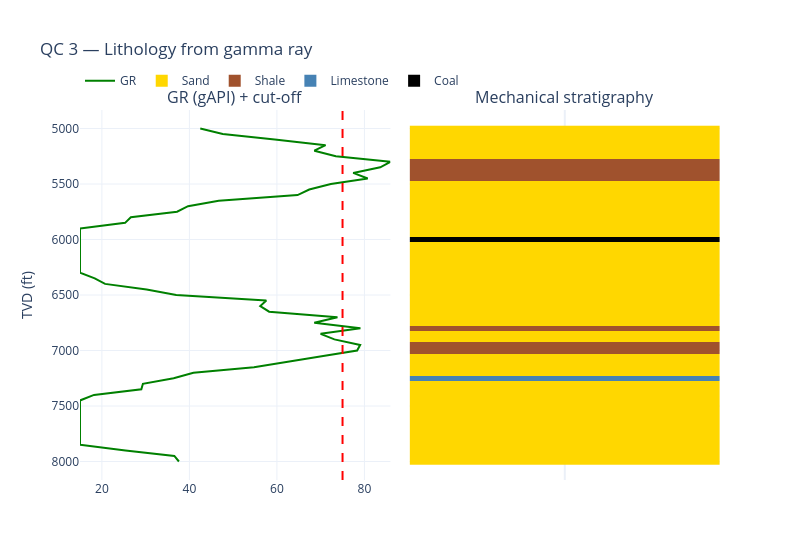

Write notebook code for a chart like this one.
### Markdown cell above
## 3. Lithology (mechanical stratigraphy from GR)

### Code cell
GR_THRESHOLD = 75.0

df["LITH"] = determine_lithology_array(
    gamma_ray=df["GR"].tolist(),
    gr_threshold=GR_THRESHOLD,
    coal_flag=df["COAL"].tolist(),
    limestone_flag=df["LIME"].tolist(),
)
# 0=Sand, 1=Shale, 2=Limestone, 6=Coal
LITH_NAMES = {0: "Sand", 1: "Shale", 2: "Limestone", 6: "Coal"}
LITH_COLORS = {0: "gold", 1: "sienna", 2: "steelblue", 6: "black"}
df["LITH_NAME"] = df["LITH"].map(LITH_NAMES)
display(df[["TVD", "GR", "LITH", "LITH_NAME"]].value_counts("LITH_NAME"))

# QC — GR against the shale cut-off, plus the resulting lithology column.
# The lithology track is drawn as a heatmap so the facies tile without gaps.
present = sorted(df["LITH"].unique())
index_of = {code_value: i for i, code_value in enumerate(present)}
z = [[index_of[v]] for v in df["LITH"]]

if len(present) > 1:
    bounds = [i / len(present) for i in range(len(present) + 1)]
    colorscale = []
    for i, code_value in enumerate(present):
        colorscale.append([bounds[i], LITH_COLORS[code_value]])
        colorscale.append([bounds[i + 1], LITH_COLORS[code_value]])
else:
    colorscale = [[0, LITH_COLORS[present[0]]], [1, LITH_COLORS[present[0]]]]

fig = make_subplots(rows=1, cols=2, shared_yaxes=True, horizontal_spacing=0.03,
                    subplot_titles=("GR (gAPI) + cut-off", "Mechanical stratigraphy"))
fig.add_trace(go.Scatter(x=df["GR"], y=df["TVD"], mode="lines",
                         line=dict(color="green"), name="GR"), row=1, col=1)
fig.add_vline(x=GR_THRESHOLD, line=dict(color="red", dash="dash"), row=1, col=1)

fig.add_trace(go.Heatmap(
    z=z, y=df["TVD"], x=[0], colorscale=colorscale,
    zmin=-0.5, zmax=len(present) - 0.5, showscale=False,
    text=[[df["LITH_NAME"].iloc[i]] for i in range(len(df))],
    hovertemplate="TVD %{y:.0f} ft<br>%{text}<extra></extra>",
), row=1, col=2)

# Legend proxies so the facies colours are named.
for code_value in present:
    fig.add_trace(go.Scatter(x=[None], y=[None], mode="markers",
                             marker=dict(size=12, color=LITH_COLORS[code_value],
                                         symbol="square"),
                             name=LITH_NAMES[code_value]), row=1, col=2)

fig.update_xaxes(showticklabels=False, row=1, col=2)
fig.update_yaxes(autorange="reversed", title_text="TVD (ft)", row=1, col=1)
fig.update_layout(height=560, width=800, template="plotly_white",
                  title="QC 3 — Lithology from gamma ray",
                  legend=dict(orientation="h", yanchor="bottom", y=1.04, xanchor="left", x=0),
                  margin=dict(t=110))
fig.show()

### Figure 1 — Plotly figure (JSON) as saved in the notebook; plotly's stock layout.template omitted (floating-point values rounded to 4 significant figures)
{"data": [{"line": {"color": "green"}, "mode": "lines", "name": "GR", "type": "scatter", "x": [42.48, 47.63, 59.51, 71.13, 68.56, 73.47, 85.94, 83.62, 77.43, 80.76, 72.32, 67.4, 64.72, 46.7, 39.69, 37.19, 26.62, 25.3, 15.0, 15.0, 15.0, 15.0, 15.0, 15.0, 15.0, 15.0, 15.0, 18.37, 20.73, 30.23, 36.99, 57.58, 56.2, 58.22, 73.84, 68.54, 79.09, 69.98, 73.14, 79.03, 78.33, 70.58, 62.93, 54.76, 40.92, 36.4, 29.38, 29.02, 18.21, 15.0, 15.0, 15.0, 15.0, 15.0, 15.0, 15.0, 15.0, 15.0, 25.39, 36.56, 37.6], "xaxis": "x", "y": [5000.0, 5050.0, 5100.0, 5150.0, 5200.0, 5250.0, 5300.0, 5350.0, 5400.0, 5450.0, 5500.0, 5550.0, 5600.0, 5650.0, 5700.0, 5750.0, 5800.0, 5850.0, 5900.0, 5950.0, 6000.0, 6050.0, 6100.0, 6150.0, 6200.0, 6250.0, 6300.0, 6350.0, 6400.0, 6450.0, 6500.0, 6550.0, 6600.0, 6650.0, 6700.0, 6750.0, 6800.0, 6850.0, 6900.0, 6950.0, 7000.0, 7050.0, 7100.0, 7150.0, 7200.0, 7250.0, 7300.0, 7350.0, 7400.0, 7450.0, 7500.0, 7550.0, 7600.0, 7650.0, 7700.0, 7750.0, 7800.0, 7850.0, 7900.0, 7950.0, 8000.0], "yaxis": "y"}, {"colorscale": [[0.0, "gold"], [0.25, "gold"], [0.25, "sienna"], [0.5, "sienna"], [0.5, "steelblue"], [0.75, "steelblue"], [0.75, "black"], [1.0, "black"]], "hovertemplate": "TVD %{y:.0f} ft<br>%{text}<extra></extra>", "showscale": false, "text": [["Sand"], ["Sand"], ["Sand"], ["Sand"], ["Sand"], ["Sand"], ["Shale"], ["Shale"], ["Shale"], ["Shale"], ["Sand"], ["Sand"], ["Sand"], ["Sand"], ["Sand"], ["Sand"], ["Sand"], ["Sand"], ["Sand"], ["Sand"], ["Coal"], ["Sand"], ["Sand"], ["Sand"], ["Sand"], ["Sand"], ["Sand"], ["Sand"], ["Sand"], ["Sand"], ["Sand"], ["Sand"], ["Sand"], ["Sand"], ["Sand"], ["Sand"], ["Shale"], ["Sand"], ["Sand"], ["Shale"], ["Shale"], ["Sand"], ["Sand"], ["Sand"], ["Sand"], ["Limestone"], ["Sand"], ["Sand"], ["Sand"], ["Sand"], ["Sand"], ["Sand"], ["Sand"], ["Sand"], ["Sand"], ["Sand"], ["Sand"], ["Sand"], ["Sand"], ["Sand"], ["Sand"]], "type": "heatmap", "x": [0], "xaxis": "x2", "y": [5000.0, 5050.0, 5100.0, 5150.0, 5200.0, 5250.0, 5300.0, 5350.0, 5400.0, 5450.0, 5500.0, 5550.0, 5600.0, 5650.0, 5700.0, 5750.0, 5800.0, 5850.0, 5900.0, 5950.0, 6000.0, 6050.0, 6100.0, 6150.0, 6200.0, 6250.0, 6300.0, 6350.0, 6400.0, 6450.0, 6500.0, 6550.0, 6600.0, 6650.0, 6700.0, 6750.0, 6800.0, 6850.0, 6900.0, 6950.0, 7000.0, 7050.0, 7100.0, 7150.0, 7200.0, 7250.0, 7300.0, 7350.0, 7400.0, 7450.0, 7500.0, 7550.0, 7600.0, 7650.0, 7700.0, 7750.0, 7800.0, 7850.0, 7900.0, 7950.0, 8000.0], "yaxis": "y2", "z": [[0], [0], [0], [0], [0], [0], [1], [1], [1], [1], [0], [0], [0], [0], [0], [0], [0], [0], [0], [0], [3], [0], [0], [0], [0], [0], [0], [0], [0], [0], [0], [0], [0], [0], [0], [0], [1], [0], [0], [1], [1], [0], [0], [0], [0], [2], [0], [0], [0], [0], [0], [0], [0], [0], [0], [0], [0], [0], [0], [0], [0]], "zmax": 3.5, "zmin": -0.5}, {"marker": {"color": "gold", "size": 12, "symbol": "square"}, "mode": "markers", "name": "Sand", "type": "scatter", "x": [null], "xaxis": "x2", "y": [null], "yaxis": "y2"}, {"marker": {"color": "sienna", "size": 12, "symbol": "square"}, "mode": "markers", "name": "Shale", "type": "scatter", "x": [null], "xaxis": "x2", "y": [null], "yaxis": "y2"}, {"marker": {"color": "steelblue", "size": 12, "symbol": "square"}, "mode": "markers", "name": "Limestone", "type": "scatter", "x": [null], "xaxis": "x2", "y": [null], "yaxis": "y2"}, {"marker": {"color": "black", "size": 12, "symbol": "square"}, "mode": "markers", "name": "Coal", "type": "scatter", "x": [null], "xaxis": "x2", "y": [null], "yaxis": "y2"}], "layout": {"annotations": [{"font": {"size": 16}, "showarrow": false, "text": "GR (gAPI) + cut-off", "x": 0.2425, "xanchor": "center", "xref": "paper", "y": 1.0, "yanchor": "bottom", "yref": "paper"}, {"font": {"size": 16}, "showarrow": false, "text": "Mechanical stratigraphy", "x": 0.7575, "xanchor": "center", "xref": "paper", "y": 1.0, "yanchor": "bottom", "yref": "paper"}], "height": 560, "legend": {"orientation": "h", "x": 0, "xanchor": "left", "y": 1.04, "yanchor": "bottom"}, "margin": {"t": 110}, "shapes": [{"line": {"color": "red", "dash": "dash"}, "type": "line", "x0": 75.0, "x1": 75.0, "xref": "x", "y0": 0, "y1": 1, "yref": "y domain"}], "title": {"text": "QC 3 — Lithology from gamma ray"}, "width": 800, "xaxis": {"anchor": "y", "domain": [0.0, 0.485]}, "xaxis2": {"anchor": "y2", "domain": [0.515, 1.0], "showticklabels": false}, "yaxis": {"anchor": "x", "autorange": "reversed", "domain": [0.0, 1.0], "title": {"text": "TVD (ft)"}}, "yaxis2": {"anchor": "x2", "domain": [0.0, 1.0], "matches": "y", "showticklabels": false}}}
